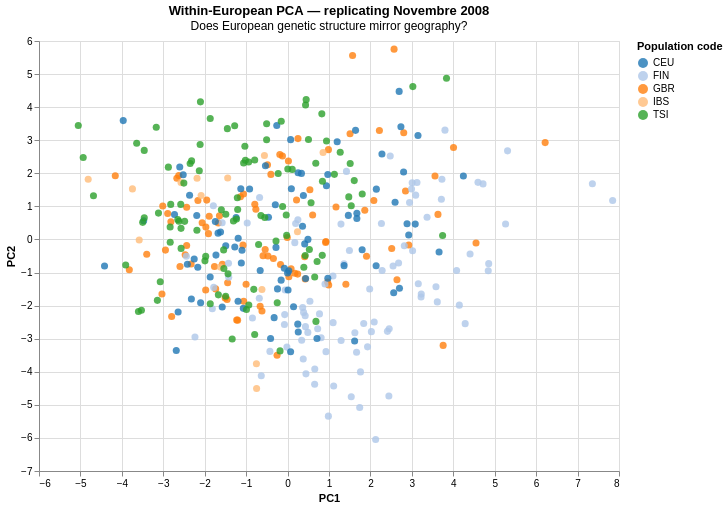

The code cell stored with this chart in its notebook:
### Code cell
# Creating PCA Chart

df_eur = df_eur.copy()
df_eur['PC1'] = eur_coords[:, 0]
df_eur['PC2'] = eur_coords[:, 1]

chart_eur = alt.Chart(df_eur).mark_circle(size=50, opacity=0.8).encode(
    x='PC1:Q', y='PC2:Q',
    color=alt.Color('Population code:N',
        scale=alt.Scale(scheme='category20')),
    tooltip=['Sample:N', 'Population name:N']
).properties(
    title={'text': 'Within-European PCA — replicating Novembre 2008',
           'subtitle': 'Does European genetic structure mirror geography?'},
    width=580, height=430).interactive()

chart_eur.save('/Users/tim/bioinformatics-portfolio/01b-genes-and-geography/results/figures/pca_european_only.html')
chart_eur

### Figure 1 — Vega-Lite specification as saved in the notebook (floating-point values rounded to 4 significant figures; data arrays with more than 128 entries replaced by an {"elided": "..."} marker saying what was removed)
{"config": {"view": {"continuousWidth": 300, "continuousHeight": 300}}, "data": {"name": "data-e8c764accb0b8e032ab89d1ba9f9f458"}, "mark": {"type": "circle", "opacity": 0.8, "size": 50}, "encoding": {"color": {"field": "Population code", "scale": {"scheme": "category20"}, "type": "nominal"}, "tooltip": [{"field": "Sample", "type": "nominal"}, {"field": "Population name", "type": "nominal"}], "x": {"field": "PC1", "type": "quantitative"}, "y": {"field": "PC2", "type": "quantitative"}}, "height": 430, "params": [{"name": "param_1e9efca18e7a2868", "select": {"type": "interval", "encodings": ["x", "y"]}, "bind": "scales"}], "title": {"text": "Within-European PCA — replicating Novembre 2008", "subtitle": "Does European genetic structure mirror geography?"}, "width": 580, "$schema": "https://vega.github.io/schema/vega-lite/v6.4.1.json", "datasets": {"data-e8c764accb0b8e032ab89d1ba9f9f458": {"elided": "379 records"}}}
